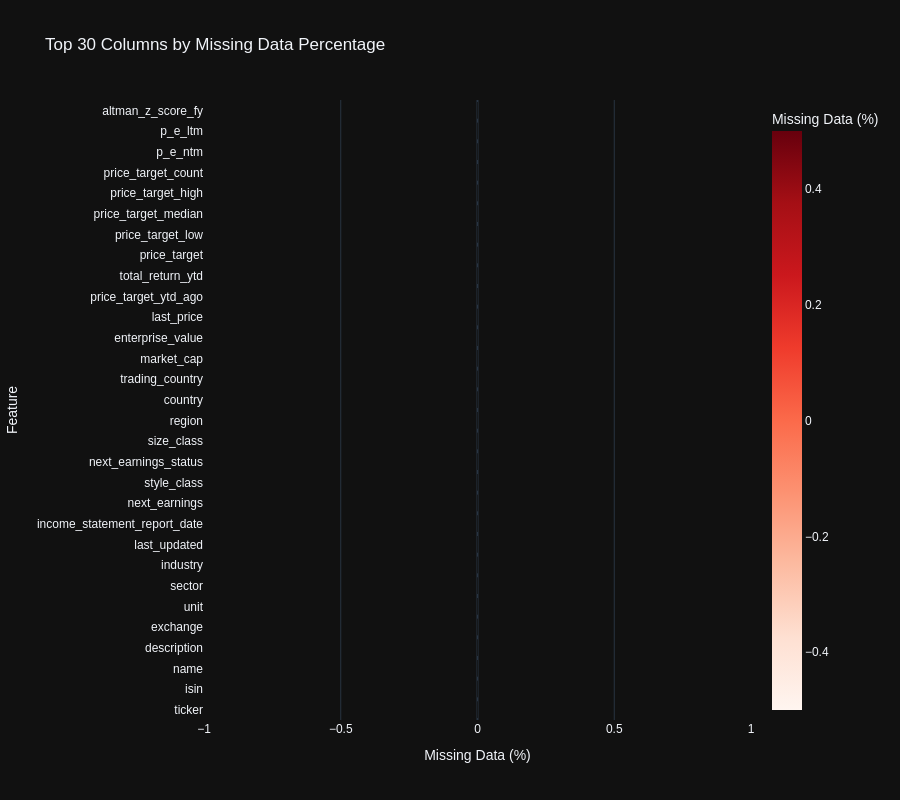
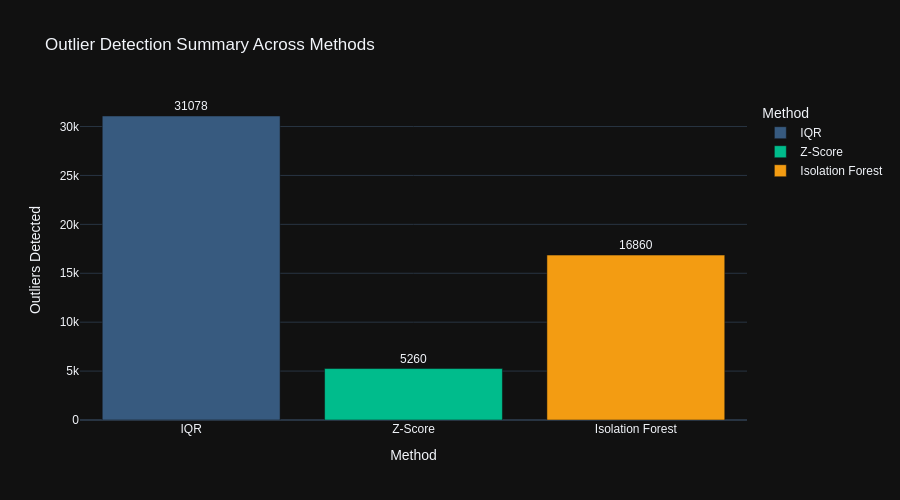
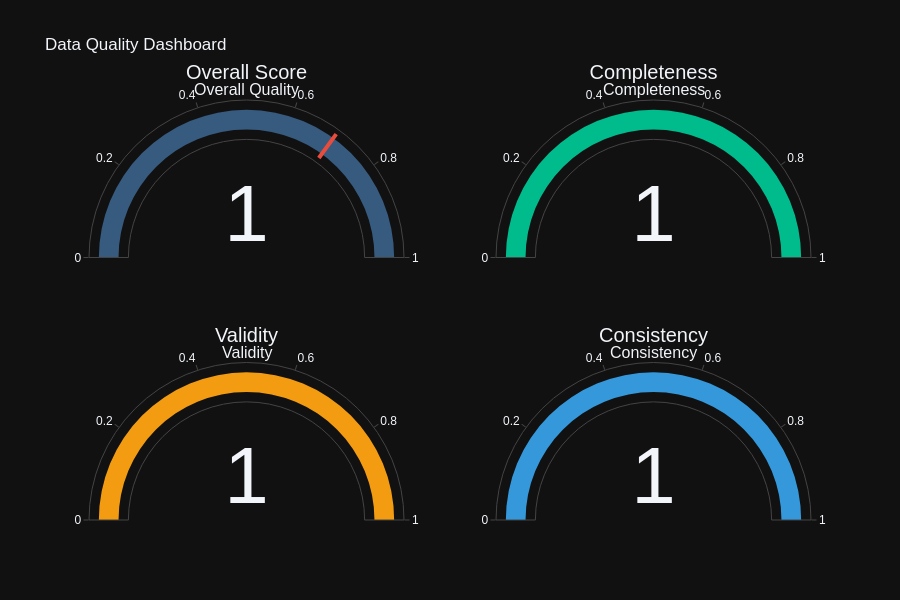

The code cell stored with these charts, in order, in its notebook:
### Code cell
# 📊 Interactive Data Quality Visualizations
print("\n📊 Creating Interactive Data Quality Visualizations...")

# Note: Output directories already created at initialization (all Phase 9.1-9.8 subdirectories)

# 1. Missing Value Heatmap (Interactive Plotly)
missing_pct = (all_stocks_preprocessed.isnull().sum() / len(all_stocks_preprocessed) * 100).sort_values(ascending=False)
missing_df = pd.DataFrame({
    'Column': missing_pct.index,
    'Missing %': missing_pct.values
    }).head(30)

fig_missing = px.bar(
        missing_df,
        x='Missing %',
        y='Column',
        orientation='h',
        title='Top 30 Columns by Missing Data Percentage',
        labels={'Missing %': 'Missing Data (%)', 'Column': 'Feature'},
        color='Missing %',
        color_continuous_scale='Reds',
        height=800,
        template='plotly_dark'
        )
fig_missing.update_layout(yaxis={'categoryorder': 'total ascending'}, font_family="Arial")
fig_missing.show()

# Save as HTML for interactive viewing
fig_missing.write_html(OUTPUT_DIR / "eda" / "missing_values_heatmap.html")
print(f"✓ Saved: {OUTPUT_DIR / 'eda' / 'missing_values_heatmap.html'}")

# 2. Outlier Detection Summary (Interactive Bar Chart)
outlier_summary = pd.DataFrame({
    'Method': ['IQR', 'Z-Score', 'Isolation Forest'],
    'Outliers Detected': [total_iqr, total_zscore, total_iforest],
    'Columns Analyzed': [len(outliers_iqr), len(outliers_zscore), len(outliers_iforest)]
    })

fig_outliers = px.bar(
        outlier_summary,
        x='Method',
        y='Outliers Detected',
        title='Outlier Detection Summary Across Methods',
        color='Method',
        text='Outliers Detected',
        height=500,
        template='plotly_dark',
        color_discrete_sequence=['#375a7f', '#00bc8c', '#f39c12']
        )
fig_outliers.update_traces(texttemplate='%{text}', textposition='outside')
fig_outliers.update_layout(font_family="Arial")
fig_outliers.show()
fig_outliers.write_html(OUTPUT_DIR / "eda" / "outlier_detection_summary.html")
print(f"✓ Saved: {OUTPUT_DIR / 'eda' / 'outlier_detection_summary.html'}")

# 3. Data Quality Score Dashboard (Gauge Charts)
fig_quality = make_subplots(
        rows=2, cols=2,
        specs=[[{'type': 'indicator'}, {'type': 'indicator'}],
               [{'type': 'indicator'}, {'type': 'indicator'}]],
        subplot_titles=('Overall Quality', 'Completeness', 'Validity', 'Consistency')
        )

fig_quality.add_trace(go.Indicator(
        mode="gauge+number",
        value=quality_report.overall_score,
        title={'text': "Overall Score"},
        gauge={'axis': {'range': [0, 1]},
               'bar': {'color': "#375a7f"},
               'threshold': {'line': {'color': "#e74c3c", 'width': 4}, 'thickness': 0.75, 'value': 0.7}}
        ), row=1, col=1)

fig_quality.add_trace(go.Indicator(
        mode="gauge+number",
        value=quality_report.completeness_score,
        title={'text': "Completeness"},
        gauge={'axis': {'range': [0, 1]}, 'bar': {'color': "#00bc8c"}}
        ), row=1, col=2)

fig_quality.add_trace(go.Indicator(
        mode="gauge+number",
        value=quality_report.validity_score,
        title={'text': "Validity"},
        gauge={'axis': {'range': [0, 1]}, 'bar': {'color': "#f39c12"}}
        ), row=2, col=1)

fig_quality.add_trace(go.Indicator(
        mode="gauge+number",
        value=quality_report.consistency_score,
        title={'text': "Consistency"},
        gauge={'axis': {'range': [0, 1]}, 'bar': {'color': "#3498db"}}
        ), row=2, col=2)

fig_quality.update_layout(
        title_text="Data Quality Dashboard",
        height=600,
        showlegend=False,
        template='plotly_dark',
        font_family="Arial"
        )
fig_quality.show()
fig_quality.write_html(OUTPUT_DIR / "eda" / "data_quality_dashboard.html")
print(f"✓ Saved: {OUTPUT_DIR / 'eda' / 'data_quality_dashboard.html'}")

print(f"\n✅ Section 2 Interactive Visualizations Complete")
# Optionally, print the actual issues
if quality_report.issues:
    print(f"  Issue details:")
    for issue in quality_report.issues[:5]:  # Show first 5 issues
        print(f"    - {issue}")
    if len(quality_report.issues) > 5:
        print(f"    ... and {len(quality_report.issues) - 5} more issues")

### Figure 1 — Plotly figure (JSON) as saved in the notebook; plotly's stock layout.template omitted (floating-point values rounded to 4 significant figures)
{"data": [{"hovertemplate": "Missing Data (%)=%{marker.color}<br>Feature=%{y}<extra></extra>", "legendgroup": "", "marker": {"color": [0.0, 0.0, 0.0, 0.0, 0.0, 0.0, 0.0, 0.0, 0.0, 0.0, 0.0, 0.0, 0.0, 0.0, 0.0, 0.0, 0.0, 0.0, 0.0, 0.0, 0.0, 0.0, 0.0, 0.0, 0.0, 0.0, 0.0, 0.0, 0.0, 0.0], "coloraxis": "coloraxis", "pattern": {"shape": ""}}, "name": "", "orientation": "h", "showlegend": false, "textposition": "auto", "x": [0.0, 0.0, 0.0, 0.0, 0.0, 0.0, 0.0, 0.0, 0.0, 0.0, 0.0, 0.0, 0.0, 0.0, 0.0, 0.0, 0.0, 0.0, 0.0, 0.0, 0.0, 0.0, 0.0, 0.0, 0.0, 0.0, 0.0, 0.0, 0.0, 0.0], "xaxis": "x", "y": ["ticker", "isin", "name", "description", "exchange", "unit", "sector", "industry", "last_updated", "income_statement_report_date", "next_earnings", "style_class", "next_earnings_status", "size_class", "region", "country", "trading_country", "market_cap", "enterprise_value", "last_price", "price_target_ytd_ago", "total_return_ytd", "price_target", "price_target_low", "price_target_median", "price_target_high", "price_target_count", "p_e_ntm", "p_e_ltm", "altman_z_score_fy"], "yaxis": "y", "type": "bar"}], "layout": {"xaxis": {"anchor": "y", "domain": [0.0, 1.0], "title": {"text": "Missing Data (%)"}}, "yaxis": {"anchor": "x", "domain": [0.0, 1.0], "title": {"text": "Feature"}, "categoryorder": "total ascending"}, "coloraxis": {"colorbar": {"title": {"text": "Missing Data (%)"}}, "colorscale": [[0.0, "rgb(255,245,240)"], [0.125, "rgb(254,224,210)"], [0.25, "rgb(252,187,161)"], [0.375, "rgb(252,146,114)"], [0.5, "rgb(251,106,74)"], [0.625, "rgb(239,59,44)"], [0.75, "rgb(203,24,29)"], [0.875, "rgb(165,15,21)"], [1.0, "rgb(103,0,13)"]]}, "legend": {"tracegroupgap": 0}, "title": {"text": "Top 30 Columns by Missing Data Percentage"}, "barmode": "relative", "height": 800, "font": {"family": "Arial"}}}

### Figure 2 — Plotly figure (JSON) as saved in the notebook; plotly's stock layout.template omitted (floating-point values rounded to 4 significant figures)
{"data": [{"hovertemplate": "Method=%{x}<br>Outliers Detected=%{text}<extra></extra>", "legendgroup": "IQR", "marker": {"color": "#375a7f", "pattern": {"shape": ""}}, "name": "IQR", "orientation": "v", "showlegend": true, "text": [31080.0], "textposition": "outside", "x": ["IQR"], "xaxis": "x", "y": [31078], "yaxis": "y", "type": "bar", "texttemplate": "%{text}"}, {"hovertemplate": "Method=%{x}<br>Outliers Detected=%{text}<extra></extra>", "legendgroup": "Z-Score", "marker": {"color": "#00bc8c", "pattern": {"shape": ""}}, "name": "Z-Score", "orientation": "v", "showlegend": true, "text": [5260.0], "textposition": "outside", "x": ["Z-Score"], "xaxis": "x", "y": [5260], "yaxis": "y", "type": "bar", "texttemplate": "%{text}"}, {"hovertemplate": "Method=%{x}<br>Outliers Detected=%{text}<extra></extra>", "legendgroup": "Isolation Forest", "marker": {"color": "#f39c12", "pattern": {"shape": ""}}, "name": "Isolation Forest", "orientation": "v", "showlegend": true, "text": [16860.0], "textposition": "outside", "x": ["Isolation Forest"], "xaxis": "x", "y": [16860], "yaxis": "y", "type": "bar", "texttemplate": "%{text}"}], "layout": {"xaxis": {"anchor": "y", "domain": [0.0, 1.0], "title": {"text": "Method"}, "categoryorder": "array", "categoryarray": ["IQR", "Z-Score", "Isolation Forest"]}, "yaxis": {"anchor": "x", "domain": [0.0, 1.0], "title": {"text": "Outliers Detected"}}, "legend": {"title": {"text": "Method"}, "tracegroupgap": 0}, "title": {"text": "Outlier Detection Summary Across Methods"}, "barmode": "relative", "height": 500, "font": {"family": "Arial"}}}

### Figure 3 — Plotly figure (JSON) as saved in the notebook; plotly's stock layout.template omitted (floating-point values rounded to 4 significant figures)
{"data": [{"gauge": {"axis": {"range": [0, 1]}, "bar": {"color": "#375a7f"}, "threshold": {"line": {"color": "#e74c3c", "width": 4}, "thickness": 0.75, "value": 0.7}}, "mode": "gauge+number", "title": {"text": "Overall Score"}, "value": 1.0, "type": "indicator", "domain": {"x": [0.0, 0.45], "y": [0.625, 1.0]}}, {"gauge": {"axis": {"range": [0, 1]}, "bar": {"color": "#00bc8c"}}, "mode": "gauge+number", "title": {"text": "Completeness"}, "value": 1.0, "type": "indicator", "domain": {"x": [0.55, 1.0], "y": [0.625, 1.0]}}, {"gauge": {"axis": {"range": [0, 1]}, "bar": {"color": "#f39c12"}}, "mode": "gauge+number", "title": {"text": "Validity"}, "value": 1.0, "type": "indicator", "domain": {"x": [0.0, 0.45], "y": [0.0, 0.375]}}, {"gauge": {"axis": {"range": [0, 1]}, "bar": {"color": "#3498db"}}, "mode": "gauge+number", "title": {"text": "Consistency"}, "value": 1.0, "type": "indicator", "domain": {"x": [0.55, 1.0], "y": [0.0, 0.375]}}], "layout": {"annotations": [{"font": {"size": 16}, "showarrow": false, "text": "Overall Quality", "x": 0.225, "xanchor": "center", "xref": "paper", "y": 1.0, "yanchor": "bottom", "yref": "paper"}, {"font": {"size": 16}, "showarrow": false, "text": "Completeness", "x": 0.775, "xanchor": "center", "xref": "paper", "y": 1.0, "yanchor": "bottom", "yref": "paper"}, {"font": {"size": 16}, "showarrow": false, "text": "Validity", "x": 0.225, "xanchor": "center", "xref": "paper", "y": 0.375, "yanchor": "bottom", "yref": "paper"}, {"font": {"size": 16}, "showarrow": false, "text": "Consistency", "x": 0.775, "xanchor": "center", "xref": "paper", "y": 0.375, "yanchor": "bottom", "yref": "paper"}], "title": {"text": "Data Quality Dashboard"}, "font": {"family": "Arial"}, "height": 600, "showlegend": false}}
